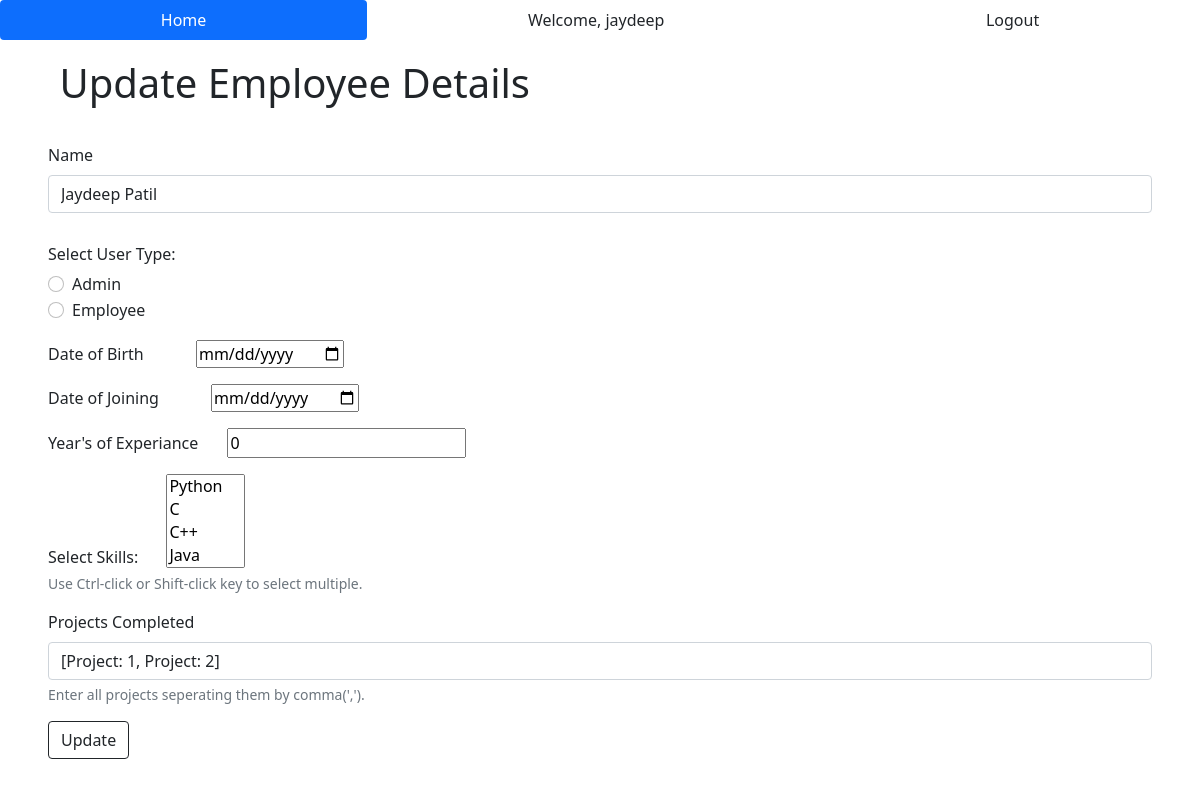
/update/100 (signed in), run on an earlier commit of the app's database.
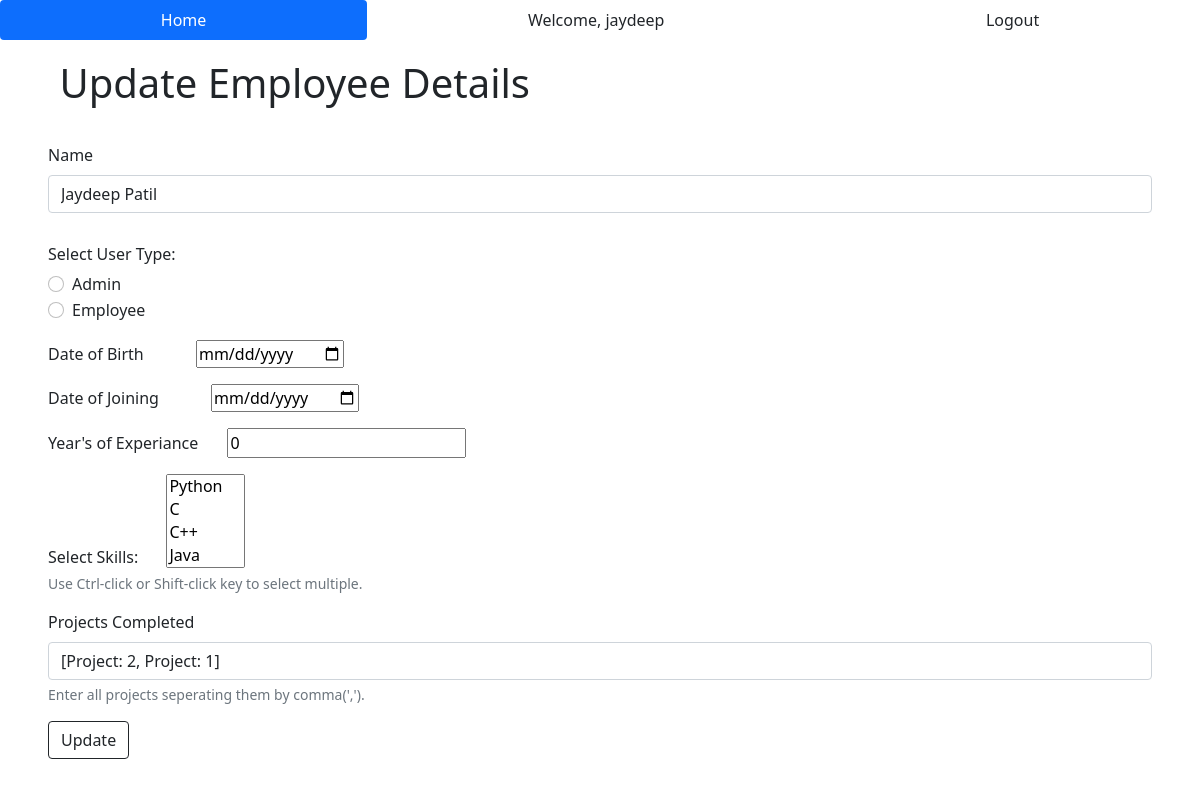
And on a later commit of the database.
### EDMA/models.py (models this page shows)
class Project(db.Model):
    id = db.Column(db.Integer, primary_key=True)
    name = db.Column(db.String(25), nullable=False)
    def __repr__(self):
        return "Project: " + str(self.id)

### EDMA/routes.py (the view)
@app.route('/update/<int:id>', methods=['GET', 'POST'])
@login_required
def update_emp_usr(id):
    emp = Employee.query.get(id)
    if request.method == 'POST':                           #and current_user.details.user_type == "Employee"
        emp.name = request.form['emp_name']
        emp.user_type = request.form['user_type']
        emp.dob = datetime.strptime(request.form['dob'], '%Y-%m-%d')
        emp.doj = datetime.strptime(request.form['doj'], '%Y-%m-%d')
        emp.years = request.form['years']
        emp.skill_set = request.form['skill_set']
        emp.projects = request.form['projects']
        db.session.commit()
        flash(f'Employee details updated successfully!', category='success')
        return redirect(url_for('index'))
    else:
        return render_template('update.html', emp=emp)

### EDMA/models.py (called while the page is built)
@login_manager.user_loader
def load_user(user_id):
    return User.query.get(int(user_id))

### EDMA/templates/update.html (shortened to what this page needs)
{% extends 'base.html' %}
{% block body %}
<div class="container-fluid ps-5 pb-3 pt-2">
    <h1>Update Employee Details</h1>
</div>
  <div class="container-fluid px-5">
    <form action = "/update/{{emp.emp_id}}" method = "post">
      <div class="mb-3">
        <label for="emp_name" class="form-label">Name</label>
        <input type="text" class="form-control" id="emp_name" name="emp_name" value="{{emp.name}}">
      </div>
      <div class="usr_type_radio py-3">
        <h6>Select User Type:</h6>
        <div class="form-check">
          <input class="form-check-input" type="radio" name="user_type" id="option1" value="Admin">
          <label class="form-check-label" for="option1">
            Admin
          </label>
        </div>
        <div class="form-check">
          <input class="form-check-input" type="radio" name="user_type" id="option2" value="Employee">
          <label class="form-check-label" for="option2">
            Employee
          </label>
        </div>
      </div>
      <div class="dob_pick pb-3">
        <label class="pe-5" for="dob">Date of Birth</label>
        <input type="date" id="dob" name="dob" value="{{emp.dob}}">
      </div>
      <div class="doj_pick pb-3">
        <label class="pe-5" for="doj">Date of Joining</label>
        <input type="date" id="doj" name="doj" value="{{emp.doj}}">
      </div>
      <div class="exp_num pb-3">
        <label class="pe-4" for="years">Year's of Experiance</label>
        <input type="number" id="years" name="years" min="0" value="{{emp.years}}">
      </div>
      <div class="skill_pick pb-3">
        <label class="pe-4" for="skills">Select Skills:</label>
        <select id="skills" name="skills" multiple>
          <option value="Python">Python</option>
          <option value="C">C</option>
          <option value="C++">C++</option>
          <option value="Java">Java</option>
          <option value="Javascript">Javascript</option>
        </select>
        <div id="emailHelp" class="form-text">Use Ctrl-click or Shift-click key to select multiple.</div>
      </div>
      <div class="mb-3">
        <label for="projects" class="form-label">Projects Completed</label>
        <input type="text" class="form-control" id="projects" name="projects" value="{{emp.user.projects}}">
        <div id="emailHelp" class="form-text">Enter all projects seperating them by comma(',').</div>
      </div>
      <button type="submit" class="btn btn-outline-dark">Update</button>
    </form>
  </div>
{% endblock %}

What changed in the data, as far as the page shows it:
no longer on this page (row edited): Project: projects "[Project: 1, Project: 2]"
now on this page (row edited): Project: projects "[Project: 2, Project: 1]"
